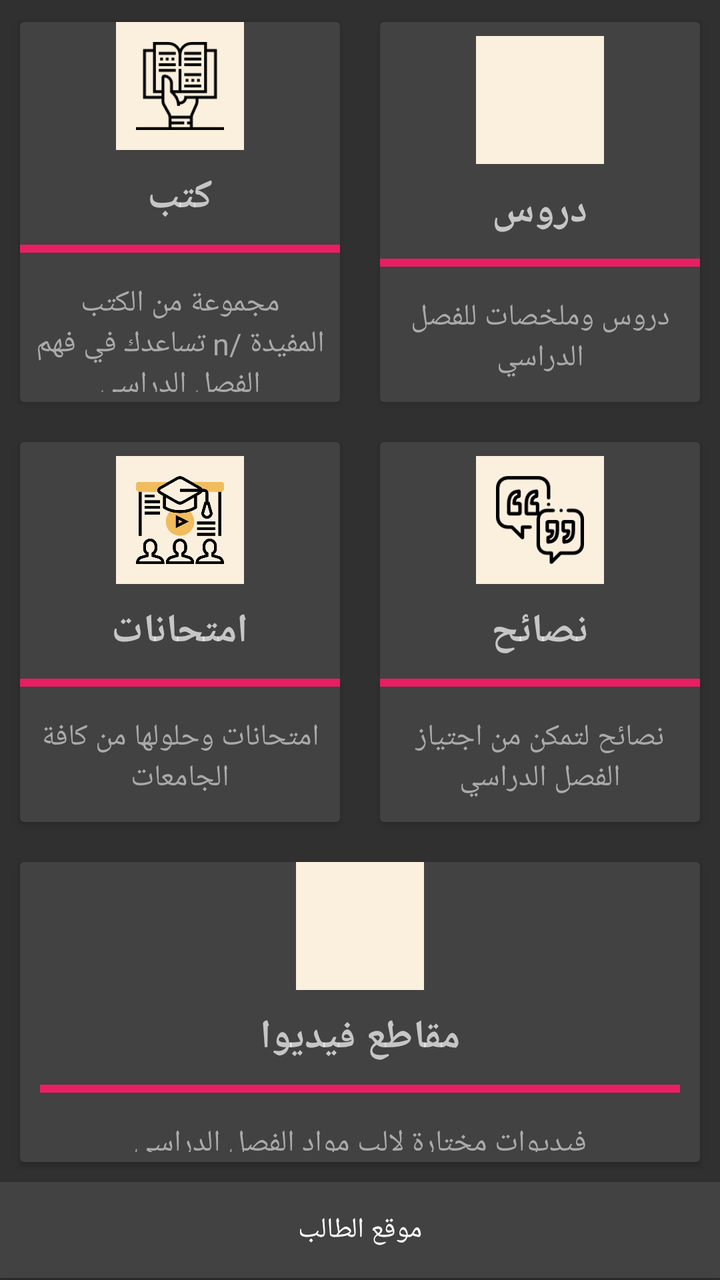
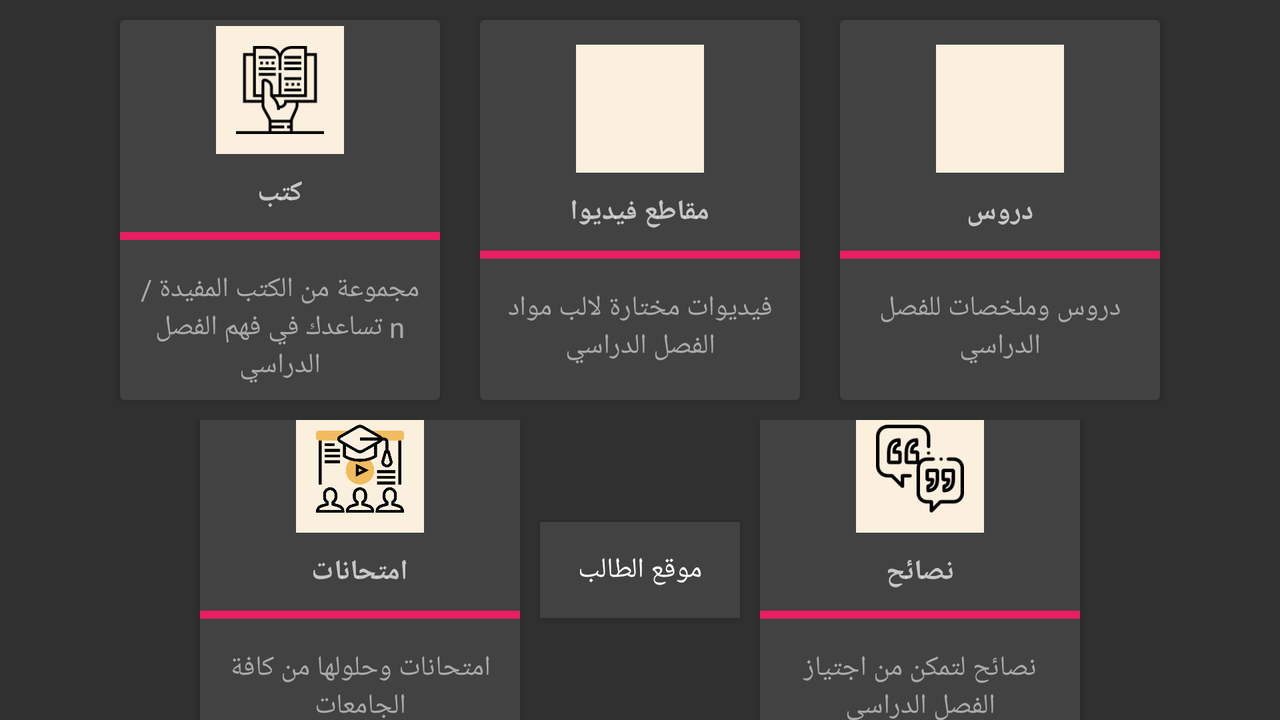

Two renders of one Android screen. The first uses the default layout on a phone; the second uses the alternative layout the repository ships for a different screen configuration, on a matching device. The two XML files are below.
<!-- AndroidManifest.xml: application theme AppTheme -->
<!-- res/layout/activity_main2.xml -->
<?xml version="1.0" encoding="utf-8"?>

<LinearLayout xmlns:android="http://schemas.android.com/apk/res/android"
    xmlns:app="http://schemas.android.com/apk/res-auto"
    xmlns:tools="http://schemas.android.com/tools"
    android:layout_width="match_parent"
    android:layout_height="match_parent"
    android:orientation="vertical"
    android:gravity="center"
    android:background="@drawable/background"
    tools:context=".Main2Activity"
    style="@style/AppBaseTheme">
    <LinearLayout
        android:clipToPadding="false"
        android:gravity="center"
        android:orientation="horizontal"
        android:layout_width="match_parent"
        android:layout_height="wrap_content">
        <android.support.v7.widget.CardView
            android:clickable="true"
            android:id="@+id/bankcardId"
            android:layout_width="160dp"
            android:layout_height="190dp"
            android:layout_margin="10dp"
            android:focusable="true"
            >
            <LinearLayout
                android:layout_width="match_parent"
                android:layout_height="match_parent"
                android:orientation="vertical"
                android:gravity="center">

                <ImageView
                    android:layout_width="64dp"
                    android:layout_height="64dp"
                    android:background="@color/colorAccent"
                    android:padding="10dp"
                    android:src="@drawable/book" />
                <TextView
                    android:layout_width="wrap_content"
                    android:layout_height="wrap_content"
                    android:textStyle="bold"
                    android:textSize="@dimen/sizeText2"
                    android:layout_marginTop="10dp"
                    android:text="@string/book"/>
                <View
                    android:layout_width="182dp"
                    android:layout_height="4dp"
                    android:layout_margin="10dp"
                    android:background="@color/facepdf" />
                <TextView
                    android:textSize="@dimen/textSizee"
                    android:layout_width="wrap_content"
                    android:layout_height="wrap_content"
                    android:gravity="center"
                    android:text="@string/bookText"
                    android:padding="5dp"
                    android:textColor="@android:color/darker_gray"
                    tools:ignore="SpUsage" />

            </LinearLayout>
        </android.support.v7.widget.CardView>
        <android.support.v7.widget.CardView
            android:clickable="true"
            android:layout_width="160dp"
            android:layout_height="190dp"
            android:layout_margin="10dp"
            android:focusable="true">
            <LinearLayout
                android:layout_width="match_parent"
                android:layout_height="match_parent"
                android:orientation="vertical"
                android:gravity="center">
                <ImageView
                    android:layout_width="64dp"
                    android:layout_height="64dp"
                    android:background="@color/colorAccent"
                    android:src="@drawable/doros"
                    android:padding="10dp"/>
                <TextView
                    android:layout_width="wrap_content"
                    android:layout_height="wrap_content"
                    android:textStyle="bold"
                    android:textSize="@dimen/sizeText2"
                    android:layout_marginTop="10dp"
                    android:text="@string/totrial"/>
                <View
                    android:layout_width="182dp"
                    android:layout_height="4dp"
                    android:layout_margin="10dp"
                    android:background="@color/facepdf" />
                <TextView
                    android:textSize="@dimen/textSizee"
                    android:layout_width="wrap_content"
                    android:layout_height="wrap_content"
                    android:gravity="center"
                    android:text="@string/doros"
                    android:padding="5dp"
                    android:textColor="@android:color/darker_gray"
                    tools:ignore="SpUsage" />

            </LinearLayout>
        </android.support.v7.widget.CardView>

    </LinearLayout>
    <LinearLayout
        android:clipToPadding="false"
        android:gravity="center"
        android:orientation="horizontal"
        android:layout_width="match_parent"
        android:layout_height="wrap_content">
        <android.support.v7.widget.CardView
            android:clickable="true"
            android:layout_width="160dp"
            android:layout_height="190dp"
            android:layout_margin="10dp"
            android:focusable="true">
            <LinearLayout
                android:layout_width="match_parent"
                android:layout_height="match_parent"
                android:orientation="vertical"
                android:gravity="center">
                <ImageView
                    android:layout_width="64dp"
                    android:layout_height="64dp"
                    android:background="@color/colorAccent"
                    android:src="@drawable/exama"
                    android:padding="10dp"/>
                <TextView
                    android:textSize="@dimen/sizeText2"
                    android:layout_width="wrap_content"
                    android:layout_height="wrap_content"
                    android:textStyle="bold"
                    android:layout_marginTop="10dp"
                    android:text="@string/exama"/>
                <View
                    android:layout_width="182dp"
                    android:layout_height="4dp"
                    android:layout_margin="10dp"
                    android:background="@color/facepdf" />
                <TextView
                    android:textSize="@dimen/textSizee"
                    android:layout_width="wrap_content"
                    android:layout_height="wrap_content"
                    android:gravity="center"
                    android:text="@string/examaText"
                    android:padding="5dp"
                    android:textColor="@android:color/darker_gray"
                    tools:ignore="SpUsage" />

            </LinearLayout>
        </android.support.v7.widget.CardView>
        <android.support.v7.widget.CardView
            android:clickable="true"
            android:layout_width="160dp"
            android:layout_height="190dp"
            android:layout_margin="10dp"
            android:focusable="true"
            android:onClick="webview1">

            <LinearLayout
                android:layout_width="match_parent"
                android:layout_height="match_parent"
                android:gravity="center"
                android:orientation="vertical">

                <ImageView
                    android:layout_width="64dp"
                    android:layout_height="64dp"
                    android:background="@color/colorAccent"
                    android:padding="10dp"
                    android:src="@drawable/quote" />

                <TextView
                    android:textSize="@dimen/sizeText2"
                    android:layout_width="wrap_content"
                    android:layout_height="wrap_content"
                    android:layout_marginTop="10dp"
                    android:text="@string/quite"
                    android:textStyle="bold" />

                <View
                    android:layout_width="182dp"
                    android:layout_height="4dp"
                    android:layout_margin="10dp"
                    android:background="@color/facepdf" />

                <TextView
                    android:textSize="@dimen/textSizee"
                    android:layout_width="wrap_content"
                    android:layout_height="wrap_content"
                    android:gravity="center"
                    android:padding="5dp"
                    android:text="@string/quetText"
                    android:textColor="@android:color/darker_gray"
                    tools:ignore="SpUsage" />

            </LinearLayout>
        </android.support.v7.widget.CardView>

    </LinearLayout>
    <LinearLayout
        android:clipToPadding="false"
        android:gravity="center"
        android:orientation="horizontal"
        android:layout_width="match_parent"
        android:layout_height="wrap_content">
        <android.support.v7.widget.CardView
            android:clickable="true"
            android:layout_width="340dp"
            android:layout_height="150dp"
            android:layout_margin="10dp"
            android:focusable="true"
            android:onClick="youtubeview1">
            <LinearLayout

                android:layout_width="match_parent"
                android:layout_height="match_parent"
                android:orientation="vertical"
                android:gravity="center">
                <ImageView
                    android:layout_width="64dp"
                    android:layout_height="64dp"
                    android:background="@color/colorAccent"
                    android:src="@drawable/video"
                    android:padding="10dp"/>
                <TextView
                    android:textSize="@dimen/sizeText2"
                    android:layout_width="wrap_content"
                    android:layout_height="wrap_content"
                    android:textStyle="bold"
                    android:layout_marginTop="10dp"
                    android:text="@string/video"/>
                <View
                    android:layout_width="match_parent"
                    android:layout_height="4dp"
                    android:background="@color/facepdf"
                    android:layout_margin="10dp"/>
                <TextView
                    android:textSize="@dimen/textSizee"
                    android:layout_width="wrap_content"
                    android:layout_height="wrap_content"
                    android:gravity="center"
                    android:text="@string/videoText"
                    android:padding="5dp"
                    android:textColor="@android:color/darker_gray"
                    tools:ignore="SpUsage" />

            </LinearLayout>
        </android.support.v7.widget.CardView>


    </LinearLayout>

    <Button
        android:id="@+id/button"
        android:layout_width="match_parent"
        android:layout_height="wrap_content"
        android:text="@string/website"
        android:background="@color/toolpar"
        android:onClick="webview1"
        />

</LinearLayout>
<!-- resources referenced by this layout -->
<resources>
  <color name="colorAccent">#FBF0DE</color>
  <color name="facepdf">#E91E63</color>
  <color name="toolpar">#424242</color>
  <dimen name="sizeText2">20sp</dimen>
  <dimen name="textSizee">15sp</dimen>
  <!-- drawable book: png bitmap (drawable, 3082 bytes) -->
  <!-- drawable exama: png bitmap (drawable, 23213 bytes) -->
  <!-- drawable quote: png bitmap (drawable, 4358 bytes) -->
  <string name="book">كتب</string>
  <string name="bookText">مجموعة من الكتب المفيدة /n تساعدك في فهم الفصل الدراسي</string>
  <string name="doros">دروس وملخصات للفصل الدراسي</string>
  <string name="exama">امتحانات</string>
  <string name="examaText">امتحانات وحلولها من كافة الجامعات</string>
  <string name="quetText">نصائح لتمكن من اجتياز الفصل الدراسي</string>
  <string name="quite">نصائح</string>
  <string name="totrial">دروس</string>
  <string name="video">مقاطع فيديوا</string>
  <string name="videoText">فيديوات مختارة لالب مواد الفصل الدراسي</string>
  <string name="website">موقع الطالب</string>
  <style name="AppBaseTheme" parent="@android:style/Theme.Light.NoTitleBar.Fullscreen">
      </style>
  <style name="AppTheme" parent="Theme.AppCompat.NoActionBar">
          
          <item name="colorPrimary">@color/colorPrimary</item>
          <item name="colorPrimaryDark">@color/colorPrimaryDark</item>
          <item name="colorAccent">@color/colorAccent</item>
      </style>
  <color name="colorPrimary">#424242</color>
  <color name="colorPrimaryDark">#424242</color>
</resources>
<!-- res/layout-land/activity_main2.xml (the repository's variant of the layout above) -->
<!-- drawn on the phone turned sideways -->
<?xml version="1.0" encoding="utf-8"?>
<LinearLayout xmlns:android="http://schemas.android.com/apk/res/android"
    xmlns:app="http://schemas.android.com/apk/res-auto"
    xmlns:tools="http://schemas.android.com/tools"
    android:layout_width="match_parent"
    android:layout_height="match_parent"
    android:orientation="vertical"
    android:gravity="center"
    android:background="@drawable/background"
    tools:context=".Main2Activity">
    <LinearLayout
        android:clipToPadding="false"
        android:gravity="center"
        android:orientation="horizontal"
        android:layout_width="match_parent"
        android:layout_height="wrap_content">
        <android.support.v7.widget.CardView
            android:foreground="?android:attr/selectableItemBackground"
            android:clickable="true"
            android:id="@+id/bankcardId"
            android:layout_width="160dp"
            android:layout_height="190dp"
            android:layout_margin="10dp"
            android:focusable="true"
            android:onClick="listView1">
            <LinearLayout
                android:layout_width="match_parent"
                android:layout_height="match_parent"
                android:orientation="vertical"
                android:gravity="center">

                <ImageView
                    android:layout_width="64dp"
                    android:layout_height="64dp"
                    android:background="@color/colorAccent"
                    android:padding="10dp"
                    android:src="@drawable/book" />
                <TextView
                    android:layout_width="wrap_content"
                    android:layout_height="wrap_content"
                    android:textStyle="bold"
                    android:layout_marginTop="10dp"
                    android:text="@string/book"/>
                <View
                    android:layout_width="182dp"
                    android:layout_height="4dp"
                    android:layout_margin="10dp"
                    android:background="@color/facepdf" />
                <TextView
                    android:layout_width="wrap_content"
                    android:layout_height="wrap_content"
                    android:gravity="center"
                    android:text="@string/bookText"
                    android:padding="5dp"
                    android:textColor="@android:color/darker_gray"/>

            </LinearLayout>
        </android.support.v7.widget.CardView>
        <android.support.v7.widget.CardView
            android:foreground="?android:attr/selectableItemBackground"
            android:clickable="true"
            android:layout_width="160dp"
            android:layout_height="190dp"
            android:layout_margin="10dp"
            android:focusable="true"
            android:onClick="youtubeview1">
            <LinearLayout

                android:layout_width="match_parent"
                android:layout_height="match_parent"
                android:orientation="vertical"
                android:gravity="center">
                <ImageView
                    android:layout_width="64dp"
                    android:layout_height="64dp"
                    android:background="@color/colorAccent"
                    android:src="@drawable/video"
                    android:padding="10dp"/>
                <TextView
                    android:layout_width="wrap_content"
                    android:layout_height="wrap_content"
                    android:textStyle="bold"
                    android:layout_marginTop="10dp"
                    android:text="@string/video"/>
                <View
                    android:layout_width="182dp"
                    android:layout_height="4dp"
                    android:layout_margin="10dp"
                    android:background="@color/facepdf" />
                <TextView
                    android:layout_width="wrap_content"
                    android:layout_height="wrap_content"
                    android:gravity="center"
                    android:text="@string/videoText"
                    android:padding="5dp"
                    android:textColor="@android:color/darker_gray"/>

            </LinearLayout>
        </android.support.v7.widget.CardView>
        <android.support.v7.widget.CardView
            android:foreground="?android:attr/selectableItemBackground"
            android:clickable="true"
            android:layout_width="160dp"
            android:layout_height="190dp"
            android:layout_margin="10dp"
            android:focusable="true">
            <LinearLayout
                android:layout_width="match_parent"
                android:layout_height="match_parent"
                android:orientation="vertical"
                android:gravity="center">
                <ImageView
                    android:layout_width="64dp"
                    android:layout_height="64dp"
                    android:background="@color/colorAccent"
                    android:src="@drawable/doros"
                    android:padding="10dp"/>
                <TextView
                    android:layout_width="wrap_content"
                    android:layout_height="wrap_content"
                    android:textStyle="bold"
                    android:layout_marginTop="10dp"
                    android:text="@string/totrial"/>
                <View
                    android:layout_width="182dp"
                    android:layout_height="4dp"
                    android:layout_margin="10dp"
                    android:background="@color/facepdf" />
                <TextView
                    android:layout_width="wrap_content"
                    android:layout_height="wrap_content"
                    android:gravity="center"
                    android:text="@string/doros"
                    android:padding="5dp"
                    android:textColor="@android:color/darker_gray"/>

            </LinearLayout>
        </android.support.v7.widget.CardView>


    </LinearLayout>
    <LinearLayout
        android:clipToPadding="false"
        android:gravity="center"
        android:orientation="horizontal"
        android:layout_width="match_parent"
        android:layout_height="wrap_content">
        <android.support.v7.widget.CardView
            android:foreground="?android:attr/selectableItemBackground"
            android:clickable="true"
            android:layout_width="160dp"
            android:layout_height="190dp"
            android:layout_margin="10dp"
            android:focusable="true">
            <LinearLayout
                android:layout_width="match_parent"
                android:layout_height="match_parent"
                android:orientation="vertical"
                android:gravity="center">
                <ImageView
                    android:layout_width="64dp"
                    android:layout_height="64dp"
                    android:background="@color/colorAccent"
                    android:src="@drawable/exama"
                    android:padding="10dp"/>
                <TextView
                    android:layout_width="wrap_content"
                    android:layout_height="wrap_content"
                    android:textStyle="bold"
                    android:layout_marginTop="10dp"
                    android:text="@string/exama"/>
                <View
                    android:layout_width="182dp"
                    android:layout_height="4dp"
                    android:layout_margin="10dp"
                    android:background="@color/facepdf" />
                <TextView
                    android:layout_width="wrap_content"
                    android:layout_height="wrap_content"
                    android:gravity="center"
                    android:text="@string/examaText"
                    android:padding="5dp"
                    android:textColor="@android:color/darker_gray"/>

            </LinearLayout>
        </android.support.v7.widget.CardView>
        <Button
            android:id="@+id/button"
            android:layout_width="100dp"
            android:layout_height="wrap_content"
            android:text="@string/website"
            android:background="@color/toolpar"
            android:onClick="webview1"
            />
        <android.support.v7.widget.CardView
            android:foreground="?android:attr/selectableItemBackground"
            android:clickable="true"
            android:layout_width="160dp"
            android:layout_height="190dp"
            android:layout_margin="10dp"
            android:focusable="true">

            <LinearLayout
                android:layout_width="match_parent"
                android:layout_height="match_parent"
                android:gravity="center"
                android:orientation="vertical">

                <ImageView
                    android:layout_width="64dp"
                    android:layout_height="64dp"
                    android:background="@color/colorAccent"
                    android:padding="10dp"
                    android:src="@drawable/quote" />

                <TextView
                    android:layout_width="wrap_content"
                    android:layout_height="wrap_content"
                    android:layout_marginTop="10dp"
                    android:text="@string/quite"
                    android:textStyle="bold" />

                <View
                    android:layout_width="182dp"
                    android:layout_height="4dp"
                    android:layout_margin="10dp"
                    android:background="@color/facepdf" />

                <TextView
                    android:layout_width="wrap_content"
                    android:layout_height="wrap_content"
                    android:gravity="center"
                    android:padding="5dp"
                    android:text="@string/quetText"
                    android:textColor="@android:color/darker_gray" />

            </LinearLayout>
        </android.support.v7.widget.CardView>

    </LinearLayout>


</LinearLayout>
<!-- resources referenced by the variant -->
<!-- as the phone turned sideways resolves them -->
<resources>
  <color name="colorAccent">#FBF0DE</color>
  <color name="facepdf">#E91E63</color>
  <color name="toolpar">#424242</color>
  <!-- drawable book: png bitmap (drawable, 3082 bytes) -->
  <!-- drawable exama: png bitmap (drawable, 23213 bytes) -->
  <!-- drawable quote: png bitmap (drawable, 4358 bytes) -->
  <string name="book">كتب</string>
  <string name="bookText">مجموعة من الكتب المفيدة /n تساعدك في فهم الفصل الدراسي</string>
  <string name="doros">دروس وملخصات للفصل الدراسي</string>
  <string name="exama">امتحانات</string>
  <string name="examaText">امتحانات وحلولها من كافة الجامعات</string>
  <string name="quetText">نصائح لتمكن من اجتياز الفصل الدراسي</string>
  <string name="quite">نصائح</string>
  <string name="totrial">دروس</string>
  <string name="video">مقاطع فيديوا</string>
  <string name="videoText">فيديوات مختارة لالب مواد الفصل الدراسي</string>
  <string name="website">موقع الطالب</string>
  <style name="AppTheme" parent="Theme.AppCompat.NoActionBar">
          
          <item name="colorPrimary">@color/colorPrimary</item>
          <item name="colorPrimaryDark">@color/colorPrimaryDark</item>
          <item name="colorAccent">@color/colorAccent</item>
      </style>
  <color name="colorPrimary">#424242</color>
  <color name="colorPrimaryDark">#424242</color>
</resources>
